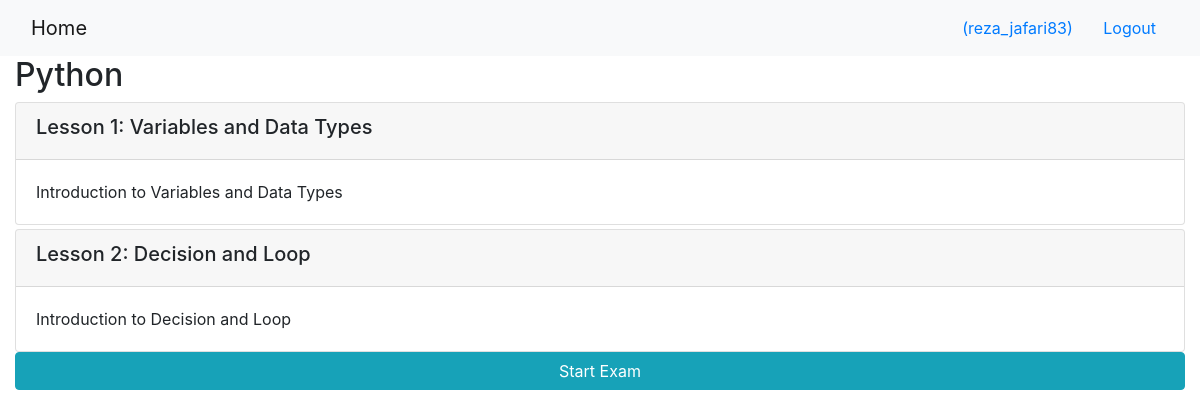
/onlinecourse/1/ (signed in), run on the app's committed database.
### onlinecourse/models.py (models this page shows, shortened)
class Course(models.Model):
    name = models.CharField(null=False, max_length=30, default='online course')
    image = models.ImageField(upload_to='course_images/')
    description = models.CharField(max_length=1000)
    pub_date = models.DateField(null=True)
    instructors = models.ManyToManyField(Instructor)
    users = models.ManyToManyField(settings.AUTH_USER_MODEL, through='Enrollment')
    total_enrollment = models.IntegerField(default=0)
    is_enrolled = False

class Lesson(models.Model):
    title = models.CharField(max_length=200, default="title")
    order = models.IntegerField(default=0)
    course = models.ForeignKey(Course, on_delete=models.CASCADE)
    content = models.TextField()

### onlinecourse/views.py (the view)
# urls.py: path('<int:pk>/', views.CourseDetailView.as_view(), name='course_details'),
class CourseDetailView(generic.DetailView):
    model = Course
    template_name = 'onlinecourse/course_detail_bootstrap.html'

### onlinecourse/templates/onlinecourse/course_detail_bootstrap.html (shortened to what this page needs)
<!DOCTYPE html>
<html lang="en">
<head>
     {% load static %}
    <link rel="stylesheet" href="https://maxcdn.bootstrapcdn.com/bootstrap/4.5.2/css/bootstrap.min.css">
</head>
<body>
    <nav class="navbar navbar-light bg-light">
        <div class="container-fluid">
            <div class="navbar-header">
                  <a class="navbar-brand" href="{% url 'onlinecourse:index' %}">Home</a>
            </div>
            <ul class="nav navbar-nav navbar-right">
                {% if user.is_authenticated %}
                <li>
                    <a class="btn btn-link" href="#">{{ user.first_name }}({{ user.username }})</a>
                    <a class="btn btn-link" href="{% url 'onlinecourse:logout' %}">Logout</a>
                </li>
                {% endif %}
            </ul>
        </div>
    </nav>
    <div class="container-fluid">
            <h2>{{ course.name }}</h2>
            <div class="card-columns-vertical">
                {% for lesson in course.lesson_set.all %}
                    <div class="card mt-1">
                        <div class="card-header"><h5>Lesson {{lesson.order|add:1}}: {{lesson.title}}</h5></div>
                        <div class="card-body">{{lesson.content}}</div>
                    </div>
                {% endfor %}
            </div>
            <button data-toggle="collapse" data-target="#exam" class="btn btn-info" role="button" style="width:100%">
            Start Exam</button>
    </div>
</body>
</html>

### data on the page
Course: name "Python"
Lesson: order|add "1", title "Variables and Data Types", content "Introduction to Variables and Data Types"
Lesson: order|add "2", title "Decision and Loop", content "Introduction to Decision and Loop"

### other printed values
{{ user.username }} "reza_jafari83"
